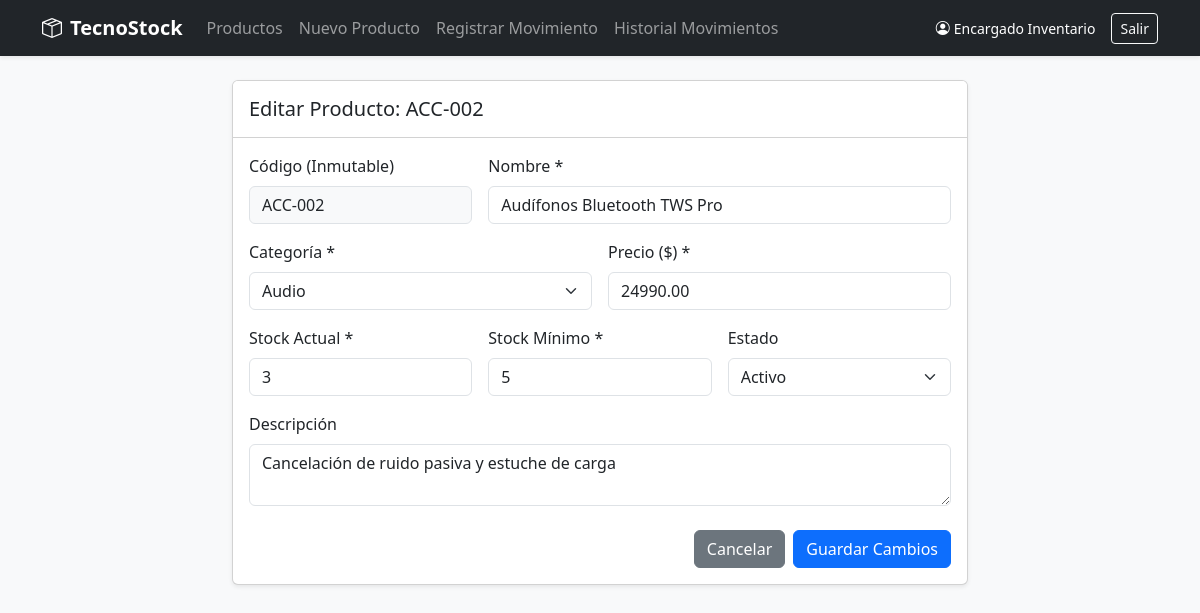
Page /productos/editar.php?id=2 (signed in) on the committed database.
### tables this page shows
CREATE TABLE IF NOT EXISTS producto (
    id_producto INT AUTO_INCREMENT PRIMARY KEY,
    codigo VARCHAR(50) NOT NULL UNIQUE,
    nombre VARCHAR(120) NOT NULL,
    descripcion TEXT,
    precio DECIMAL(10, 2) NOT NULL CHECK (precio >= 0),
    stock_actual INT NOT NULL DEFAULT 0 CHECK (stock_actual >= 0),
    stock_minimo INT NOT NULL DEFAULT 0 CHECK (stock_minimo >= 0),
    estado TINYINT(1) NOT NULL DEFAULT 1,
    id_categoria INT NOT NULL,
    CONSTRAINT fk_producto_categoria FOREIGN KEY (id_categoria) REFERENCES categoria(id_categoria)
);

CREATE TABLE IF NOT EXISTS categoria (
    id_categoria INT AUTO_INCREMENT PRIMARY KEY,
    nombre VARCHAR(80) NOT NULL UNIQUE,
    descripcion VARCHAR(255),
    estado TINYINT(1) NOT NULL DEFAULT 1
);

### includes/auth.php (called while the page is built, shortened)
<?php
function e(?string $valor): string {
    return htmlspecialchars((string)$valor, ENT_QUOTES, 'UTF-8');
}

### productos/editar.php (the view, shortened to what this page needs)
<?php
require_once __DIR__ . '/../config/conexion.php';
require_once __DIR__ . '/../includes/header.php';
$id = $_GET['id'] ?? '';
$stmt = $pdo->prepare('SELECT * FROM producto WHERE id_producto = ?');
$stmt->execute([(int)$id]);
$producto = $stmt->fetch();
$categorias = $pdo->query('SELECT id_categoria, nombre FROM categoria WHERE estado = 1 ORDER BY nombre')->fetchAll();
?>
<div class="row justify-content-center">
    <div class="col-md-8">
        <div class="card shadow-sm">
            <div class="card-header bg-white py-3">
                <h5 class="mb-0">Editar Producto: <?= e($producto['codigo']) ?></h5>
            </div>
            <div class="card-body">
                <form method="POST" id="formEditarProducto" novalidate>
                    <div class="row g-3">
                        <div class="col-md-4">
                            <label class="form-label">Código (Inmutable)</label>
                            <input type="text" class="form-control bg-light" value="<?= e($producto['codigo']) ?>" readonly>
                        </div>
                        <div class="col-md-8">
                            <label class="form-label">Nombre *</label>
                            <input type="text" name="nombre" id="nombre" class="form-control" required
                                   value="<?= e($_POST['nombre'] ?? $producto['nombre']) ?>">
                        </div>
                        <div class="col-md-6">
                            <label class="form-label">Categoría *</label>
                            <select name="id_categoria" id="id_categoria" class="form-select" required>
                                <?php $catSel = $_POST['id_categoria'] ?? $producto['id_categoria']; ?>
                                <?php foreach ($categorias as $cat): ?>
                                    <option value="<?= $cat['id_categoria'] ?>" <?= ($catSel == $cat['id_categoria']) ? 'selected' : '' ?>>
                                        <?= e($cat['nombre']) ?>
                                    </option>
                                <?php endforeach; ?>
                            </select>
                        </div>
                        <div class="col-md-6">
                            <label class="form-label">Precio ($) *</label>
                            <input type="number" step="0.01" min="0" name="precio" id="precio" class="form-control" required
                                   value="<?= e($_POST['precio'] ?? $producto['precio']) ?>">
                        </div>
                        <div class="col-md-4">
                            <label class="form-label">Stock Actual *</label>
                            <input type="number" step="1" min="0" name="stock_actual" id="stock_actual" class="form-control" required
                                   value="<?= e($_POST['stock_actual'] ?? $producto['stock_actual']) ?>">
                        </div>
                        <div class="col-md-4">
                            <label class="form-label">Stock Mínimo *</label>
                            <input type="number" step="1" min="0" name="stock_minimo" id="stock_minimo" class="form-control" required
                                   value="<?= e($_POST['stock_minimo'] ?? $producto['stock_minimo']) ?>">
                        </div>
                        <div class="col-md-4">
                            <label class="form-label">Estado</label>
                            <?php $estSel = $_POST['estado'] ?? $producto['estado']; ?>
                            <select name="estado" class="form-select">
                                <option value="1" <?= ((int)$estSel === 1) ? 'selected' : '' ?>>Activo</option>
                            </select>
                        </div>
                        <div class="col-12">
                            <label class="form-label">Descripción</label>
                            <textarea name="descripcion" class="form-control" rows="2"><?= e($_POST['descripcion'] ?? $producto['descripcion']) ?></textarea>
                        </div>
                    </div>
                    <div class="mt-4 d-flex justify-content-end gap-2">
                        <a href="index.php" class="btn btn-secondary">Cancelar</a>
                        <button type="submit" class="btn btn-primary">Guardar Cambios</button>
                    </div>
                </form>
            </div>
        </div>
    </div>
</div>
<?php require_once __DIR__ . '/../includes/footer.php'; ?>

### rows in the picture
producto: codigo "ACC-002", nombre "Audífonos Bluetooth TWS Pro", id_categoria "Audio", precio "24990.00", stock_actual "3", stock_minimo "5", estado "Activo", descripcion "Cancelación de ruido pasiva y estuche de carga"

### other values in the picture
$_SESSION['nombre'] "Encargado Inventario"
